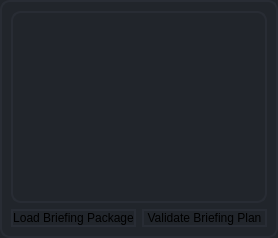
                         <widget class="QWidget" name="normal_operation_IA_page">
                          <property name="styleSheet">
                           <string notr="true">border: 2px solid rgba(40, 44, 52, 255);
    border-radius: 10px;
	background-color: rgba(33, 37, 43, 255)</string>
                          </property>
                          <attribute name="title">
                           <string>Normal Operations</string>
                          </attribute>
                          <layout class="QVBoxLayout" name="verticalLayout_24">
                           <item>
                            <layout class="QHBoxLayout" name="task_type_button_container"/>
                           </item>
                           <item>
                            <widget class="QGraphicsView" name="normal_operation_ia_graph"/>
                           </item>
                           <item>
                            <layout class="QHBoxLayout" name="horizontalLayout_6">
                             <item>
                              <widget class="QPushButton" name="load_allocation_button">
                               <property name="text">
                                <string>Load Briefing Package</string>
                               </property>
                               <property name="icon">
                                <iconset resource="resources.qrc">
                                 <normaloff>:/icons/images/icons/log-add-google.svg</normaloff>:/icons/images/icons/log-add-google.svg</iconset>
                               </property>
                              </widget>
                             </item>
                             <item>
                              <widget class="QPushButton" name="validate_briefing_button">
                               <property name="text">
                                <string>Validate Briefing Plan</string>
                               </property>
                              </widget>
                             </item>
                            </layout>
                           </item>
                          </layout>
                         </widget>
